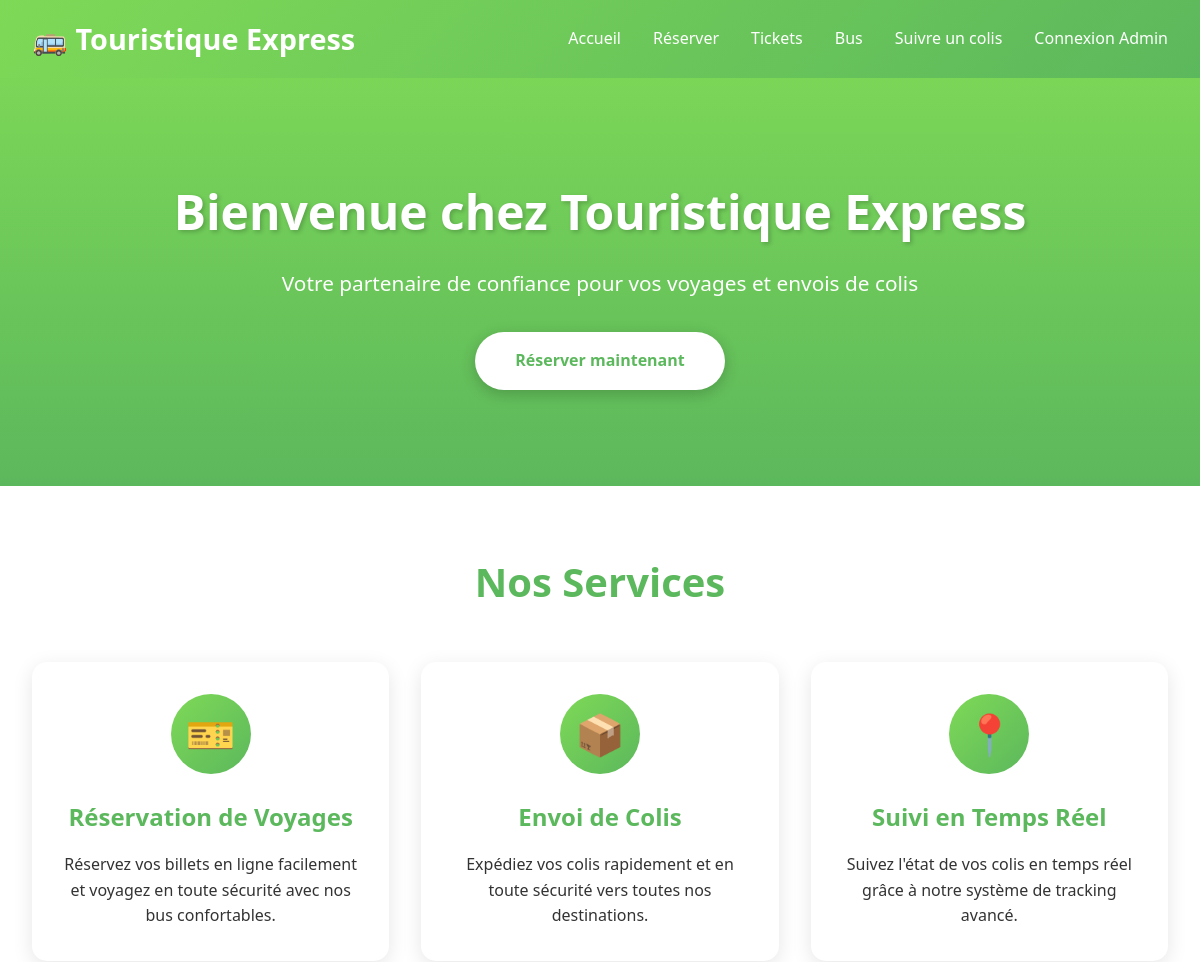
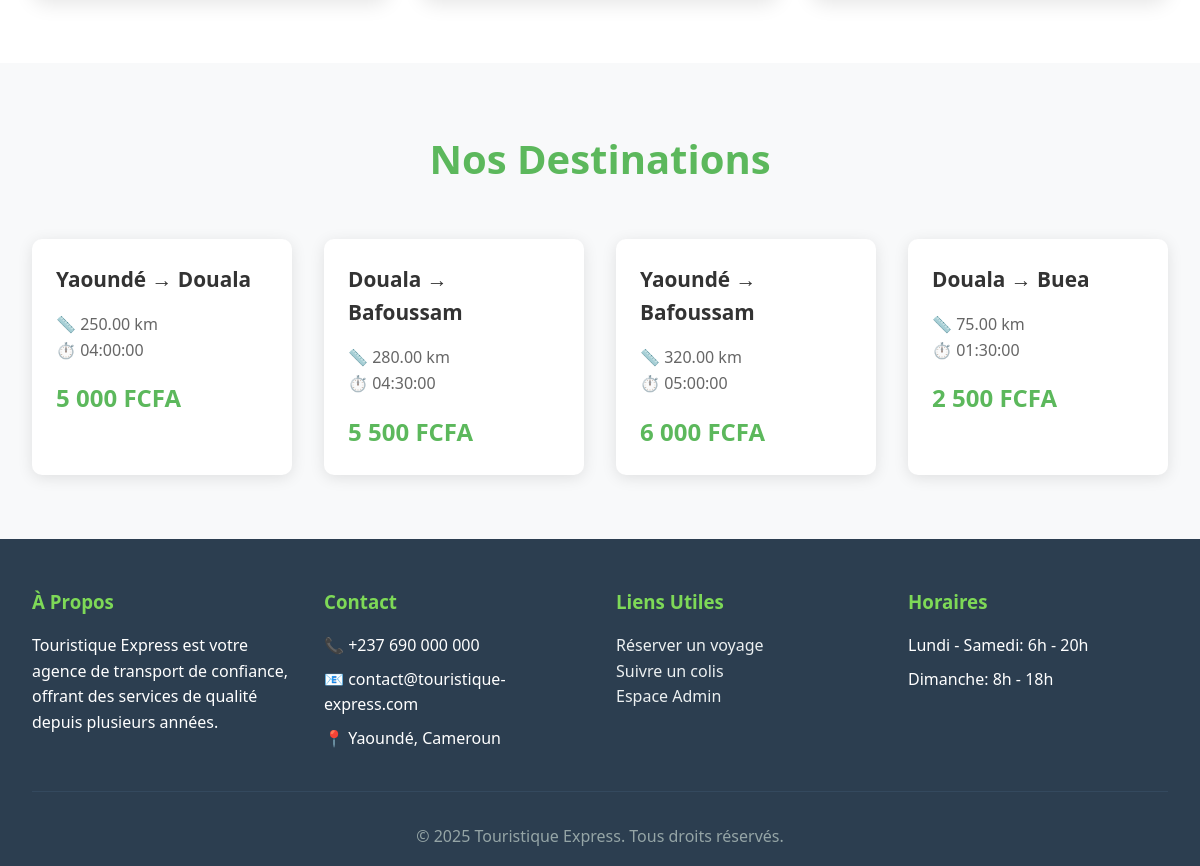
The page / on the database its author committed (2 pictures, top to bottom).
### tables this page shows
CREATE TABLE itineraires (
    id_itineraire INT AUTO_INCREMENT PRIMARY KEY,
    ville_depart VARCHAR(100) NOT NULL,
    ville_arrivee VARCHAR(100) NOT NULL,
    distance_km DECIMAL(10,2),
    duree_estimee TIME,
    prix_base DECIMAL(10,2) NOT NULL
);

### index.php (the view, shortened to what this page needs)
<?php
$conn = getDBConnection();
$stmt = $conn->query("SELECT * FROM itineraires LIMIT 4");
$itineraires = $stmt->fetchAll(PDO::FETCH_ASSOC);
?>
<!DOCTYPE html>
<html lang="fr">
<head>
</head>
<body>
    <header>
        <nav>
            <a href="index.php" class="logo">🚌 <?php echo APP_NAME; ?></a>
            <ul>
                <li><a href="index.php">Accueil</a></li>
                <li><a href="client_reservation.php">Réserver</a></li>
                <li><a href="client_ticket.php">Tickets</a></li>
                <li><a href="client_bus.php">Bus</a></li>
                <li><a href="client_suivi.php">Suivre un colis</a></li>
                <li><a href="login.php">Connexion Admin</a></li>
            </ul>
        </nav>
    </header>
    <section class="hero">
        <h1>Bienvenue chez <?php echo APP_NAME; ?></h1>
        <p>Votre partenaire de confiance pour vos voyages et envois de colis</p>
        <a href="client_reservation.php" class="btn">Réserver maintenant</a>
    </section>
    <section class="services">
        <h2 class="section-title">Nos Services</h2>
        <div class="service-grid">
            <div class="service-card">
                <div class="service-icon">🎫</div>
                <h3>Réservation de Voyages</h3>
                <p>Réservez vos billets en ligne facilement et voyagez en toute sécurité avec nos bus confortables.</p>
            </div>
            <div class="service-card">
                <div class="service-icon">📦</div>
                <h3>Envoi de Colis</h3>
                <p>Expédiez vos colis rapidement et en toute sécurité vers toutes nos destinations.</p>
            </div>
            <div class="service-card">
                <div class="service-icon">📍</div>
                <h3>Suivi en Temps Réel</h3>
                <p>Suivez l'état de vos colis en temps réel grâce à notre système de tracking avancé.</p>
            </div>
        </div>
    </section>
    <section class="itineraires">
        <h2 class="section-title">Nos Destinations</h2>
        <div class="itineraire-grid">
            <?php foreach ($itineraires as $itineraire): ?>
            <div class="itineraire-card">
                <div class="itineraire-route">
                    <?php echo htmlspecialchars($itineraire['ville_depart']); ?> →
                    <?php echo htmlspecialchars($itineraire['ville_arrivee']); ?>
                </div>
                <div class="itineraire-details">
                    📏 <?php echo $itineraire['distance_km']; ?> km<br>
                    ⏱️ <?php echo $itineraire['duree_estimee']; ?>
                </div>
                <div class="itineraire-price">
                    <?php echo number_format($itineraire['prix_base'], 0, ',', ' '); ?> FCFA
                </div>
            </div>
            <?php endforeach; ?>
        </div>
    </section>
    <footer>
        <div class="footer-content">
            <div class="footer-section">
                <h3>À Propos</h3>
                <p><?php echo APP_NAME; ?> est votre agence de transport de confiance, offrant des services de qualité depuis plusieurs années.</p>
            </div>
            <div class="footer-section">
                <h3>Contact</h3>
                <p>📞 <?php echo APP_PHONE; ?></p>
                <p>📧 <?php echo APP_EMAIL; ?></p>
                <p>📍 <?php echo APP_ADDRESS; ?></p>
            </div>
            <div class="footer-section">
                <h3>Liens Utiles</h3>
                <ul>
                    <li><a href="client_reservation.php">Réserver un voyage</a></li>
                    <li><a href="client_suivi.php">Suivre un colis</a></li>
                    <li><a href="login.php">Espace Admin</a></li>
                </ul>
            </div>
            <div class="footer-section">
                <h3>Horaires</h3>
                <p>Lundi - Samedi: 6h - 20h</p>
                <p>Dimanche: 8h - 18h</p>
            </div>
        </div>
        <div class="footer-bottom">
            <p>&copy; 2025 <?php echo APP_NAME; ?>. Tous droits réservés.</p>
        </div>
    </footer>
</body>
</html>

### index.php (style rules this page uses)
* { margin: 0; padding: 0; box-sizing: border-box; }
body { font-family: 'Segoe UI', Tahoma, Geneva, Verdana, sans-serif; line-height: 1.6; color: #333; }
header { background: linear-gradient(135deg, #7ed957 0%, #5cb85c 100%); color: white; padding: 1rem 0; box-shadow: 0 2px 10px rgba(0,0,0,0.1); }
nav { max-width: 1200px; margin: 0 auto; display: flex; justify-content: space-between; align-items: center; padding: 0 2rem; }
.logo { font-size: 1.8rem; font-weight: bold; text-decoration: none; color: white; }
nav ul { display: flex; list-style: none; gap: 2rem; }
nav a { color: white; text-decoration: none; font-weight: 500; transition: opacity 0.3s; }
.hero { background-size: cover; background-position: center; color: white; padding: 6rem 2rem; text-align: center; }
.hero h1 { font-size: 3rem; margin-bottom: 1rem; text-shadow: 2px 2px 4px rgba(0,0,0,0.2); }
.hero p { font-size: 1.3rem; margin-bottom: 2rem; }
.btn { display: inline-block; padding: 1rem 2.5rem; background: white; color: #5cb85c; text-decoration: none; border-radius: 50px; font-weight: bold; transition: transform 0.3s, box-shadow 0.3s; box-shadow: 0 4px 15px rgba(0,0,0,0.2); }
.services { max-width: 1200px; margin: 4rem auto; padding: 0 2rem; }
.section-title { text-align: center; font-size: 2.5rem; color: #5cb85c; margin-bottom: 3rem; }
.service-grid { display: grid; grid-template-columns: repeat(auto-fit, minmax(300px, 1fr)); gap: 2rem; }
.service-card { background: white; padding: 2rem; border-radius: 15px; box-shadow: 0 5px 20px rgba(0,0,0,0.1); text-align: center; transition: transform 0.3s; }
.service-icon { width: 80px; height: 80px; background: linear-gradient(135deg, #7ed957, #5cb85c); border-radius: 50%; display: flex; align-items: center; justify-content: center; margin: 0 auto 1.5rem; font-size: 2.5rem; }
.service-card h3 { color: #5cb85c; margin-bottom: 1rem; font-size: 1.5rem; }
.itineraires { background: #f8f9fa; padding: 4rem 2rem; }
.itineraire-grid { max-width: 1200px; margin: 0 auto; display: grid; grid-template-columns: repeat(auto-fit, minmax(250px, 1fr)); gap: 2rem; }
.itineraire-card { background: white; padding: 1.5rem; border-radius: 10px; box-shadow: 0 3px 15px rgba(0,0,0,0.1); }
.itineraire-route { font-size: 1.3rem; font-weight: bold; color: #333; margin-bottom: 1rem; }
.itineraire-details { color: #666; margin-bottom: 1rem; }
.itineraire-price { font-size: 1.5rem; color: #5cb85c; font-weight: bold; }
footer { background: #2c3e50; color: white; padding: 3rem 2rem 1rem; }
.footer-content { max-width: 1200px; margin: 0 auto; display: grid; grid-template-columns: repeat(auto-fit, minmax(250px, 1fr)); gap: 2rem; margin-bottom: 2rem; }
.footer-section h3 { color: #7ed957; margin-bottom: 1rem; }
.footer-section p, .footer-section ul { margin-bottom: 0.5rem; }
.footer-section ul { list-style: none; }
.footer-section a { color: #ecf0f1; text-decoration: none; transition: color 0.3s; }
.footer-bottom { text-align: center; padding-top: 2rem; border-top: 1px solid #34495e; color: #95a5a6; }

### rows shown on the page
itineraires: ville_depart "Yaoundé", ville_arrivee "Douala", distance_km "250.00", duree_estimee "04:00:00", prix_base "5 000"
itineraires: ville_depart "Douala", ville_arrivee "Bafoussam", distance_km "280.00", duree_estimee "04:30:00", prix_base "5 500"
itineraires: ville_depart "Yaoundé", ville_arrivee "Bafoussam", distance_km "320.00", duree_estimee "05:00:00", prix_base "6 000"
itineraires: ville_depart "Douala", ville_arrivee "Buea", distance_km "75.00", duree_estimee "01:30:00", prix_base "2 500"

### other values the page prints
APP_NAME "Touristique Express"
APP_PHONE "+237 690 000 000"
APP_EMAIL "contact@touristique-express.com"
APP_ADDRESS "Yaoundé, Cameroun"
